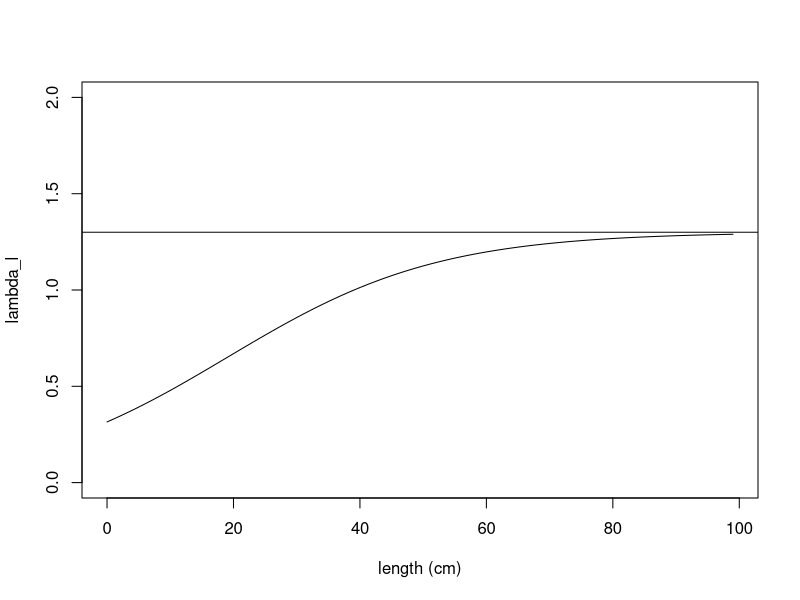
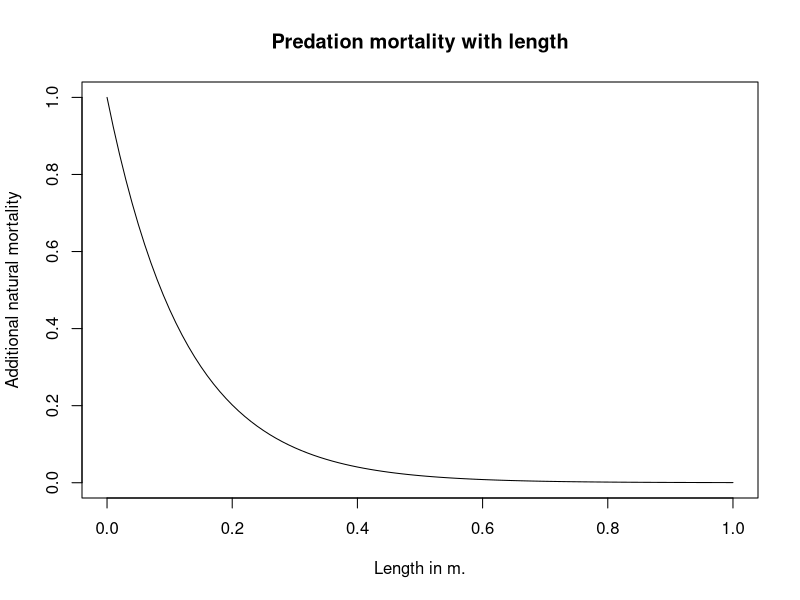
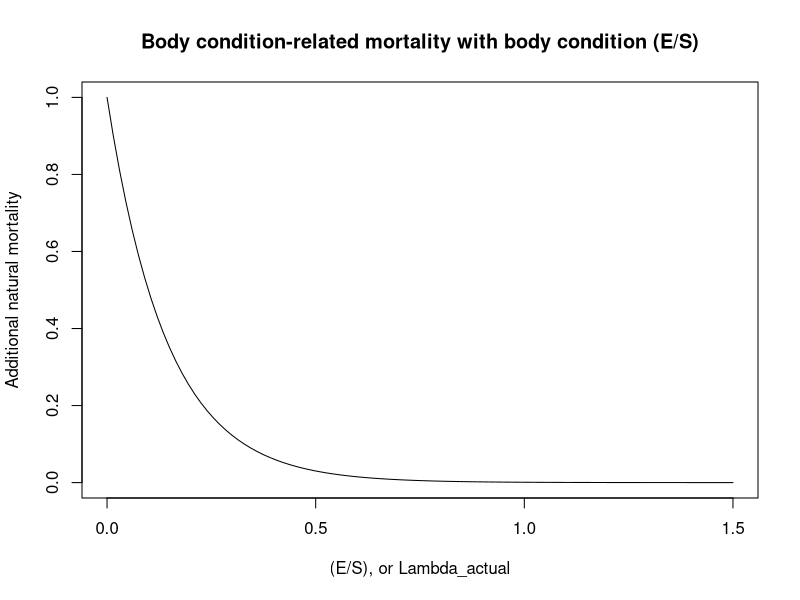
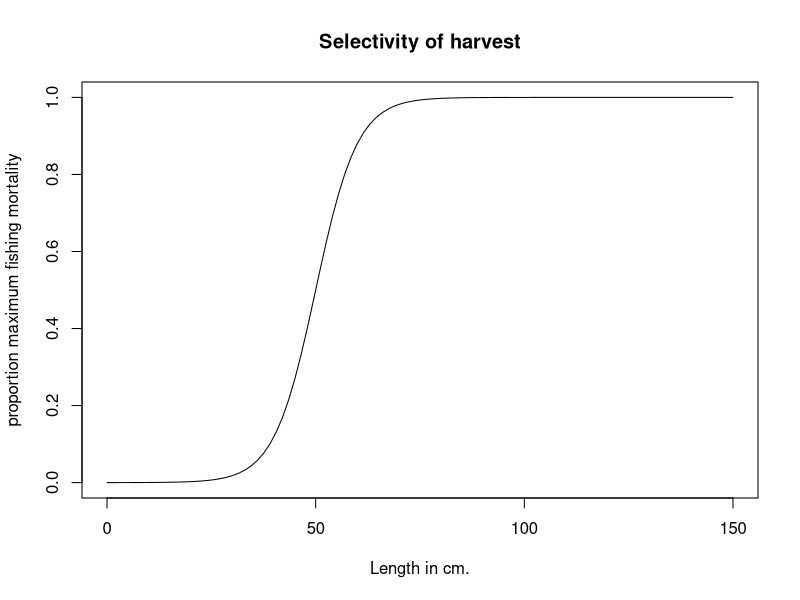

Generate these figures, in order, with R: (Note: a time limit stopped this script after it produced the figures.)
## ---- chunk 1
knitr::opts_chunk$set(echo = TRUE)
## ---- chunk 2
ratios <- vector(mode="numeric", length=25)
r =6
# In meters
a_bar = 0.2
lambda_min=0

lambda_max=1.3

for (i in 1:100) {
  ratios[i] <- lambda_min + (lambda_max-lambda_min)*(exp(r*((i/100)-a_bar)))/(1+exp(r*((i/100)-a_bar)))
}
plot(0:(length(ratios)-1), ratios, xlab="length (cm)", ylab="lambda_l", type="l", ylim=c(0,2))
abline(h=1.3)
## ---- chunk 3
curve(exp(-8*x), from =0, to=1, xlab="Length in m.", ylab="Additional natural mortality", main="Predation mortality with length")
curve(exp(-7*x), from =0, to=1.5, xlab="(E/S), or Lambda_actual", ylab="Additional natural mortality", main="Body condition-related mortality with body condition (E/S)")
## ---- chunk 4
curve(1/(1+exp(-0.2*(x - 50))), from =0, to=150, xlab="Length in cm.", ylab="proportion maximum fishing mortality", main="Selectivity of harvest")
## ---- chunk 5
# genotype1r = 4
# genotype2r = 8
# genotype1l_bar = 0.2
# genotype2l_bar = 0.2
# genotype1w = 0.674
# genotype2w = 0.674

# genotype1r = 6
# genotype2r = 6
# genotype1l_bar = 0.2
# genotype2l_bar = 0.2
# genotype1w = 0.7
# genotype2w = 0.3

genotype1r = 6
genotype2r = 6
genotype1l_bar = 0.2
genotype2l_bar = 0
genotype1w = 0.674
genotype2w = 0.674

# Set longevity of the fish species, runtime of the model, and number of distinct genotypes
longevity_days = 9125
# set runtime to any arbitrary desired value, in units of days, that is a multiple of 365
runtime_days = 150*365
genotypes = 2
# Setting the length of the timestep in days - set to any fraction of 365
timescale= (365)/4
# Setting run time and longevity to units of time steps
runtime = round(runtime_days/timescale)
longevity = round(longevity_days/timescale)

# How long to run model for convergence before addition of genetic diversity
# in units of days
add_genotypes = 33440

initialize_pop_matrices <- function(longevity, runtime, genotype) {
  # Initialize matrix of columns (years) and rows (age classes)
  # Multiplied by 3 because we'll be storing cohorts' reproductive biomass and lengths 
  age_dist=matrix(0L, nrow=longevity*3, ncol=runtime+1)
  # Add (arbitrarily) 1000000 individuals to age=10 to start with
  age_dist[round(3650/timescale), 1] = 1000000
  return(age_dist)
}

# Generate a matrix for each genotype
for (g in 1:genotypes) {
  assign(paste("age_dist_",g,sep=""),initialize_pop_matrices(longevity, runtime, g),envir = .GlobalEnv)
}

# Set parameters
# Need to add density dependence
# The steepness of the increase in the ratio lambda (reversible over structural mass)
r = 6
# The length at which the increasing function of lambda reaches its inflection point
l_bar = 0.2
# Scaling parameter for obtaining structural mass from standard length
c_1 = 5787
# Multiplier for obtaining overall yearly energy intake as a function of structural mass
p_0 = 0.1*timescale
# Exponent for obtaining overall yearly energy intake as a function of structural mass
p_1 = 2/3
# Maximum ratio lambda (reversible over structural mass) a fish can attain over its life
lambda_max = 1.3
# Minimum ratio lambda a fish can attain over its life
lambda_min = 0
# Multiplier for obtaining cost of maintenance of structural mass
c_S = 0.003*timescale
# Multiplier for obtaining cost of maintenance of reversible mass
c_E = 0.0003*timescale
# Efficiency with which energy is converted into reversible mass
e_E = 0.9
# Efficiency with which energy is converted to structural mass
e_S = (1/3)
# Multiplier and exponent for the cost of reproduction (in grams)
r_0 = 6
r_1 = 0.6
# Effectively, reproductive investment (fraction of reversible mass devoted to reproduction)
w= 0.674
# Instantaneous base mortality rate, derived from daily instantaneous probability of survival for M=-0.2, multiplied to -1 to make positive
m = log(0.999452^timescale)*(-1)
# Instantaneous fishing mortality
Fishing = 0
# Ricker
alpha = 8.44e-09
b = 4.43e-15
# Parameter setting size-selection ogive steepness
q_f = 0.2
# Minimum catch size for the species (in meters)
mincatchsize = 0.5
# Total population biomass
b_t=0
# Increased natural mortality rate at E/S = 0 or S = 0 
# For roughly 0.5 year-based instantaneous mortality at ~1 yrs., Koster et al 2003
m_p_max=log(0.9986^timescale)*(-1)
m_c_max=log(0.95^timescale)*(-1)
# Egg packing constant
packing = 4.45e6
# Parameter for exponential decline in condition-dependent mortality with improved body condition
z_c=7
# Parameter for exponential decline in predation mortality with increased body length
z_p=8
# Resource density
RD = 9000000
# Consumption with resource density half-saturation constant
K_RD = 1000000
# Variability in resource
sd_RD = 0
# How much energy intake is affected by changes in resources (1=no change)
resource = 1

# GROWTH FUNCTIONS

# For obtaining structural mass
structural_mass <- function(l) {
  return(c_1*(l)^3)
}

# Calculate the instrinsic length-dependent E/S ratio that the fish is trying to attain
intrinsic_lambda <- function(l, l_bar, r, lambda_min, lambda_max) {
  return(lambda_min + (lambda_max-lambda_min)*(exp(r*(l-l_bar)))/(1+exp(r*(l-l_bar))))
}

# Energy intake for the fish per year, dependent on fish structural biomass
size_dependent_energy_intake <- function(S, p_0, p_1) {
  return(resource*p_0*(S)^(p_1))
}

# Calculate the cost of the year of maintaining current structural and reversible biomass
maintenance_cost <- function(S, E, c_S, c_E) {
  return(c_S*S + c_E*E)
}

# Function for calculating a new, reduced level of reversible biomass, if net energy intake is negative
negative_p_net <- function(E, p_net, e_E) {
  if (p_net < 0) {
    return(E + (p_net/e_E))}
}

# Calculate the amount of energy needed to raise the R/S ratio to the length-dependent maximum
p_E_raising_lambda <- function(lambda_a, S, E) {
  return((lambda_a*S - E))
}

# Calculating proportion of any remaining energy to be converted to structural mass, to maintain R/S
remaining_energy_allocation <- function(e_S, e_E, lambda_a) {
  return((lambda_a*e_S)/(lambda_a*e_S + e_E))
}

# Obtain R and S for a cohort prior to its reproduction (or failure to reproduce) that year
get_pre_reproductive_size <- function(E_past, l_past, a) {
  S_past = structural_mass(l_past)
  S = S_past
  lambda_a = intrinsic_lambda(l_past, l_bar, r, lambda_min, lambda_max)
  p_net = size_dependent_energy_intake(S_past, p_0, p_1) - maintenance_cost(S_past, E_past, c_S, c_E)
  if (p_net < 0) {
    E <- max(0,negative_p_net(E_past, p_net, e_E))
  }
  if (p_net >= 0 & lambda_a > (E_past/S_past)) {
    # Gives amount of grams needed to raise E/S to lambda_l - not taking efficiency into account yet
    p_E = p_E_raising_lambda(lambda_a, S_past, E_past)
    if ((p_E/e_E - p_net) >=0) {
      E_past = p_net*e_E + E_past
      p_net = 0
    }
    if ((p_E/e_E - p_net) <0) {
      E_past = p_E + E_past
      p_net = p_net - p_E/e_E
    }
  }
  E = E_past
  if (p_net >= 0) {
    E = E_past + remaining_energy_allocation(e_S, e_E, lambda_a)*e_E*p_net
    S = S_past + (1-remaining_energy_allocation(e_S, e_E, lambda_a))*e_S*p_net
  }
  l = (S/c_1)^(1/3)
  output <- c(E,l)
  return(output)
}

# REPRODUCTION FUNCTIONS

# Calculate spawning stock biomass
fecundity <- function(ages, t, age_dist, g) {
  # Parameterizing genotypes
  if (t >= round(add_genotypes/timescale)) {
    w=0.674
    # Genotype parameterization
    if (g==1) {
      w=genotype1w
    }
    if (g==2) {
      w=genotype2w
    }
  }
  fecundity = 0
  for (a in ages) {
    if ((w*age_dist[a+(longevity),t]-(r_0*structural_mass(age_dist[a+(2*longevity),t]))^(r_1))>0) {
      fecundity = fecundity + (w*age_dist[a+(longevity),t]-(r_0*structural_mass(age_dist[a+(2*longevity),t]))^(r_1))*age_dist[a,t]
      age_dist[a+(longevity),t] = age_dist[a+(longevity),t] - w*age_dist[a+(longevity),t]
    }
  }
  # Convert from g. to kg.
  fecundity = fecundity/1000
  # Convert from kg. to fecundity
  fecundity = fecundity*(packing)
  assign(paste("age_dist_",g,sep=""),age_dist, envir = .GlobalEnv) 
  return(fecundity)
}

# Calculate total population biomass
biomass_t <- function(ages, t) {
  for (a in ages) {
    b_t = b_t + age_dist[a, t-1]*(structural_mass(age_dist[a+(2*longevity),t-1]))
  }
  return(b_t)
}

# Density dependent recruitment for this year
recruitment <- function(age, ages, t) {
  egg_production_total = 0
  for (g in 1:genotypes) {
    egg_production_total = egg_production_total + fecundity(ages, t, get(paste("age_dist_",g,sep="")),g)
  }
  relative_recruitment = vector(mode="numeric", length=genotypes)
  for (g in 1:genotypes) {
    relative_recruitment[g] = fecundity(ages, t, get(paste("age_dist_",g,sep="")),g)/egg_production_total
  }
  if (age==0) {
    N_0 = alpha * egg_production_total * exp(-b*egg_production_total)
    # Converting from thousands recruits to recruits, dividing by 2 because Ricker makes both male and female fish
    N_0 = N_0 * 1000
    N_0 = N_0/2
  }
  for (g in 1:genotypes) {
    age_dist = get(paste("age_dist_",g,sep=""))
    age_dist[1,t] = N_0*relative_recruitment[g]
    assign(paste("age_dist_",g,sep=""),age_dist, envir = .GlobalEnv) 
  }
}

# Add new recruits, and change the reproducing cohorts' amount of reversible mass
reproduce <- function(ages, t) {
  if (t>1) {
    recruitment(0, ages, t)
  }
}

# MORTALITY FUNCTIONS

# Fishing mortality is size selective
selective_mortality <- function(length) {
  1 / (1 + exp(-q_f*(length - mincatchsize)*100))
}

# Mortality drops as E/S increases, as S increases
mortality <- function(age) {
  cond <- 100*(((age_dist[age-1+(longevity),t-1]))+structural_mass(age_dist[age-1+(2*longevity),t-1]))/((100*age_dist[age-1+(2*longevity),t-1])^3)
  length = age_dist[age-1+(2*longevity),t-1]
  if (age < longevity) {
    N_t = age_dist[age-1,t-1]*exp( -m + -Fishing*selective_mortality(length) - m_c_max*exp(-z_c*cond) - (m_p_max-m)*exp(-z_p*length) )
  }
  if (age == longevity) {
    N_t = age_dist[age-1,t-1]*exp( -m + -Fishing*selective_mortality(length) - m_c_max*exp(-z_c*cond) - (m_p_max-m)*exp(-z_p*length))
    N_t = age_dist[age,t-1]*exp( -m + -Fishing*selective_mortality(length) - m_c_max*exp(-z_c*cond) - (m_p_max-m)*exp(-z_p*length))
  }
  return(N_t)
}

# Initial masses and lengths for age 0 cod from table 2.2.1 from Ianelli et al., and (for the lambda ratio) from Audzijonyte and Richards
# Calculate lengths (and reversible masses) at each age for the model with no density dependence
lengths_at_t1 <- function(genotypes) {
  t=1
  for (g in 1:genotypes) {
    age_dist = get(paste("age_dist_",g,sep=""))
    age_dist[1+(longevity), 1] = 3.938
    age_dist[1+2*(longevity), 1] = 0.1102
    for (i in 2:longevity) {
      new_E_l = get_pre_reproductive_size(age_dist[i-1+(longevity), 1],age_dist[i-1+2*(longevity), 1], i-1)
      age_dist[i+(longevity), 1] = new_E_l[1]
      age_dist[i+(2*longevity), 1] = new_E_l[2]
      if ((w*age_dist[i+(longevity),t]-(r_0*structural_mass(age_dist[i+(2*longevity),t]))^(r_1))>0)
      {
       age_dist[i+(longevity),t] = age_dist[i+(longevity),t] - w*age_dist[i+(longevity),t]*(timescale/365) 
      }
    }
    assign(paste("age_dist_",g,sep=""),age_dist, envir = .GlobalEnv) 
  }
}  

# Initialize lengths and reversible masses for ages
lengths_at_t1(genotypes)

# Set runtime so is extra time left in end of model, to account for recruitment lag
runtime <- (runtime - (round(365/timescale)))

# Run the model
for (t in 2:runtime) {
  random_multiplier <- max(rnorm(1,1,sd=sd_RD),0)
  resource = (random_multiplier*RD/(K_RD+ random_multiplier*RD))  
  b_t=0
  if (t == round(add_genotypes/timescale)) {
    Fishing = log(exp(-0)^(1/(365/timescale)))*(-1)
    sd_RD = 0
  }
  for (genotype in 1:genotypes) {
    age_dist = get(paste("age_dist_",genotype,sep=""))
    b_t = biomass_t(1:longevity, t)
    assign(paste("age_dist_",genotype,sep=""),age_dist, envir = .GlobalEnv) 
  }
  for (genotype in 1:genotypes) {
    
    # Parameterizing genotypes
    if (t >= round(add_genotypes/timescale)) {
      r=6
      # Genotype parameterization
      if (genotype==1) {
        # a_bar = 36.5
        r=genotype1r
        l_bar = genotype1l_bar
      }
      if (genotype==2) {
        # a_bar = 365*2
        r=genotype2r
        l_bar = genotype2l_bar
      }
    }
  
    age_dist = get(paste("age_dist_",genotype,sep=""))
    age_dist[1+(longevity), t] =  3.938
    age_dist[1+2*(longevity), t] = 0.1102
    for (age in 2:longevity) {
      new_E_l = get_pre_reproductive_size(age_dist[age-1+(longevity), t-1],age_dist[age-1+2*(longevity), t-1], age-1)
      age_dist[age+(longevity), t] = new_E_l[1]
      age_dist[age+(2*longevity), t] = new_E_l[2]
    
    # Mortality
    for (age in 2:longevity) {
      age_dist[age, t] <- mortality(age)
    }
    }
    assign(paste("age_dist_",genotype,sep=""),age_dist, envir = .GlobalEnv) 
  }
  if ((t%%round(365/timescale) == 0)) {
   reproduce(1:longevity, t) 
  }
}

## ---- chunk 6
### Analysis code

approach <- vector(mode="numeric", length=runtime)
for (i in 1:runtime) {
  for (j in 1:genotypes) {
    approach[i] <- approach[i]+ sum(get(paste("age_dist_", j, sep=""))[1:longevity,i])
  } 
}
# Plot population dynamics
plot(approach[seq(round(add_genotypes/timescale),length(approach), by=4)],lty=1, pch=19, type="l", ylab="Abundance",xlab="Time (units of 3 month intervals)", ylim=c(0,max(approach)), main= "No harvesting, constant resource")
approach <- vector(mode="numeric", length=runtime)
for (i in 1:runtime) {
  approach[i] <- sum(age_dist_1[1:longevity,i])
}
lines(approach[seq(round(add_genotypes/timescale),length(approach), by=4)], lty=2, pch=19, type="l", col="blue")
cols <- c(3,4,5,6)
for (j in 2:genotypes) {
  approach <- vector(mode="numeric", length=runtime)
  for (i in 1:runtime) {
    approach[i] <- sum(get(paste("age_dist_",j, sep=""))[1:longevity,i])
  }
  lines(approach[seq(round(add_genotypes/timescale),length(approach), by=4)], lty=cols[j-1], pch=19, col="red")
}
legend("topright",legend=c("all", "large maturer","small maturer"), lty=1:3, col=c("black","blue","red"))
## ---- chunk 7
# Run the model
for (t in (round(add_genotypes/timescale)):runtime) {
  random_multiplier <- max(rnorm(1,1,sd=sd_RD),0)
  resource = (random_multiplier*RD/(K_RD+ random_multiplier*RD))  
  b_t=0
  if (t == round(add_genotypes/timescale)) {
    Fishing = log(exp(-0.1)^(1/(365/timescale)))*(-1)
    sd_RD = 0
  }
  for (genotype in 1:genotypes) {
    age_dist = get(paste("age_dist_",genotype,sep=""))
    b_t = biomass_t(1:longevity, t)
    assign(paste("age_dist_",genotype,sep=""),age_dist, envir = .GlobalEnv) 
  }
  for (genotype in 1:genotypes) {
    
    # Parameterizing genotypes
    if (t >= round(add_genotypes/timescale)) {
      r=6
      # Genotype parameterization
      if (genotype==1) {
        # a_bar = 36.5
        r=genotype1r
        l_bar = genotype1l_bar
      }
      if (genotype==2) {
        # a_bar = 365*2
        r=genotype2r
        l_bar = genotype2l_bar
      }
    }
  
    age_dist = get(paste("age_dist_",genotype,sep=""))
    age_dist[1+(longevity), t] =  3.938
    age_dist[1+2*(longevity), t] = 0.1102
    for (age in 2:longevity) {
      new_E_l = get_pre_reproductive_size(age_dist[age-1+(longevity), t-1],age_dist[age-1+2*(longevity), t-1], age-1)
      age_dist[age+(longevity), t] = new_E_l[1]
      age_dist[age+(2*longevity), t] = new_E_l[2]
    
    # Mortality
    for (age in 2:longevity) {
      age_dist[age, t] <- mortality(age)
    }
    }
    assign(paste("age_dist_",genotype,sep=""),age_dist, envir = .GlobalEnv) 
  }
  if ((t%%round(365/timescale) == 0)) {
   reproduce(1:longevity, t) 
  }
}

### Analysis code

approach <- vector(mode="numeric", length=runtime)
for (i in 1:runtime) {
  for (j in 1:genotypes) {
    approach[i] <- approach[i]+ sum(get(paste("age_dist_", j, sep=""))[1:longevity,i])
  } 
}
# Plot population dynamics
plot(approach[seq(round(add_genotypes/timescale),length(approach), by=4)],lty=1, pch=19, type="l", ylab="Abundance",xlab="Time (units of 3 month intervals)", ylim=c(0,max(approach)), main= "Harvesting, constant resource")
approach <- vector(mode="numeric", length=runtime)
for (i in 1:runtime) {
  approach[i] <- sum(age_dist_1[1:longevity,i])
}
lines(approach[seq(round(add_genotypes/timescale),length(approach), by=4)], lty=2, pch=19, type="l", col="blue")
cols <- c(3,4,5,6)
for (j in 2:genotypes) {
  approach <- vector(mode="numeric", length=runtime)
  for (i in 1:runtime) {
    approach[i] <- sum(get(paste("age_dist_",j, sep=""))[1:longevity,i])
  }
  lines(approach[seq(round(add_genotypes/timescale),length(approach), by=4)], lty=cols[j-1], pch=19, col="red")
}
legend("topright",legend=c("all", "large maturer","small maturer"), lty=1:3, col=c("black","blue","red"))
## ---- chunk 8
total_r_nh <- vector(mode="numeric")
g_1_r_nh <- vector(mode="numeric")
g_2_r_nh <- vector(mode="numeric")

for (rrun_counter in 1:10) {

# Need to take this loop out, integrate into rest of code
random_resources <- vector(mode="numeric", length=runtime)
for (r in 1:runtime) {
  random_resources[r] <- max(rnorm(1,1,sd=1),0)
}

# Run the model
for (t in (round(add_genotypes/timescale)):runtime) {
  random_multiplier <- random_resources[t]
  resource = (random_multiplier*RD/(K_RD+ random_multiplier*RD))  
  b_t=0
  if (t == round(add_genotypes/timescale)) {
    Fishing = log(exp(-0)^(1/(365/timescale)))*(-1)
    sd_RD = 0.25
  }
  for (genotype in 1:genotypes) {
    age_dist = get(paste("age_dist_",genotype,sep=""))
    b_t = biomass_t(1:longevity, t)
    assign(paste("age_dist_",genotype,sep=""),age_dist, envir = .GlobalEnv) 
  }
  for (genotype in 1:genotypes) {
    
    # Parameterizing genotypes
    if (t >= round(add_genotypes/timescale)) {
      r=6
      # Genotype parameterization
      if (genotype==1) {
        # a_bar = 36.5
        r=genotype1r
        l_bar = genotype1l_bar
      }
      if (genotype==2) {
        # a_bar = 365*2
        r=genotype2r
        l_bar = genotype2l_bar
      }
    }
  
    age_dist = get(paste("age_dist_",genotype,sep=""))
    age_dist[1+(longevity), t] =  3.938
    age_dist[1+2*(longevity), t] = 0.1102
    for (age in 2:longevity) {
      new_E_l = get_pre_reproductive_size(age_dist[age-1+(longevity), t-1],age_dist[age-1+2*(longevity), t-1], age-1)
      age_dist[age+(longevity), t] = new_E_l[1]
      age_dist[age+(2*longevity), t] = new_E_l[2]
    
    # Mortality
    for (age in 2:longevity) {
      age_dist[age, t] <- mortality(age)
    }
    }
    assign(paste("age_dist_",genotype,sep=""),age_dist, envir = .GlobalEnv) 
  }
  if ((t%%round(365/timescale) == 0)) {
   reproduce(1:longevity, t) 
  }
}

### Analysis code

approach <- vector(mode="numeric", length=runtime)
for (i in 1:runtime) {
  for (j in 1:genotypes) {
    approach[i] <- approach[i]+ sum(get(paste("age_dist_", j, sep=""))[1:longevity,i])
  } 
}
total_r_nh <- c(total_r_nh, approach[seq(round(add_genotypes/timescale),length(approach), by=4)])
# Plot population dynamics
plot(approach[seq(round(add_genotypes/timescale),length(approach), by=4)],lty=1, pch=19, type="l", ylab="Abundance",xlab="Time (units of 3 month intervals)", ylim=c(0,max(approach)), main= "No harvesting, variable resource")
approach <- vector(mode="numeric", length=runtime)
for (i in 1:runtime) {
  approach[i] <- sum(age_dist_1[1:longevity,i])
}
lines(approach[seq(round(add_genotypes/timescale),length(approach), by=4)], lty=2, pch=19, type="l")
g_1_r_nh <- c(g_1_r_nh, approach[seq(round(add_genotypes/timescale),length(approach), by=4)])
cols <- c(3,4,5,6)
for (j in 2:genotypes) {
  approach <- vector(mode="numeric", length=runtime)
  for (i in 1:runtime) {
    approach[i] <- sum(get(paste("age_dist_",j, sep=""))[1:longevity,i])
  }
  lines(approach[seq(round(add_genotypes/timescale),length(approach), by=4)], lty=cols[j-1], pch=19)
  g_2_r_nh <- c(g_2_r_nh, approach[seq(round(add_genotypes/timescale),length(approach), by=4)])
}
legend("topright",legend=c("all", "large maturer","small maturer"), lty=1:3)

}

plot((round(add_genotypes/timescale)):runtime, random_resources[(round(add_genotypes/timescale)):runtime], col="green", main="Variation in resources over time", xlab="Time", ylab="Total amt. resource in enironment", type="l")
## ---- chunk 9
total_r_h <- vector(mode="numeric")
g_1_r_h <- vector(mode="numeric")
g_2_r_h <- vector(mode="numeric")

for (rrun_counter in 1:10) {

# Need to take this loop out, integrate into rest of code
random_resources <- vector(mode="numeric", length=runtime)
for (r in 1:runtime) {
  random_resources[r] <- max(rnorm(1,1,sd=1),0)
}

# Run the model
for (t in (round(add_genotypes/timescale)-10):runtime) {
  random_multiplier <- random_resources[t]
  resource = (random_multiplier*RD/(K_RD+ random_multiplier*RD))
  b_t=0
  if (t == round(add_genotypes/timescale)) {
    Fishing = log(exp(-0.1)^(1/(365/timescale)))*(-1)
    sd_RD = 0.25
  }
  for (genotype in 1:genotypes) {
    age_dist = get(paste("age_dist_",genotype,sep=""))
    b_t = biomass_t(1:longevity, t)
    assign(paste("age_dist_",genotype,sep=""),age_dist, envir = .GlobalEnv) 
  }
  for (genotype in 1:genotypes) {
    
    # Parameterizing genotypes
    if (t >= round(add_genotypes/timescale)) {
      r=6
      # Genotype parameterization
      if (genotype==1) {
        # a_bar = 36.5
        r=genotype1r
        l_bar = genotype1l_bar
      }
      if (genotype==2) {
        # a_bar = 365*2
        r=genotype2r
        l_bar = genotype2l_bar
      }
    }
  
    age_dist = get(paste("age_dist_",genotype,sep=""))
    age_dist[1+(longevity), t] =  3.938
    age_dist[1+2*(longevity), t] = 0.1102
    for (age in 2:longevity) {
      new_E_l = get_pre_reproductive_size(age_dist[age-1+(longevity), t-1],age_dist[age-1+2*(longevity), t-1], age-1)
      age_dist[age+(longevity), t] = new_E_l[1]
      age_dist[age+(2*longevity), t] = new_E_l[2]
    
    # Mortality
    for (age in 2:longevity) {
      age_dist[age, t] <- mortality(age)
    }
    }
    assign(paste("age_dist_",genotype,sep=""),age_dist, envir = .GlobalEnv) 
  }
  if ((t%%round(365/timescale) == 0)) {
   reproduce(1:longevity, t) 
  }
}

### Analysis code

approach <- vector(mode="numeric", length=runtime)
for (i in 1:runtime) {
  for (j in 1:genotypes) {
    approach[i] <- approach[i]+ sum(get(paste("age_dist_", j, sep=""))[1:longevity,i])
  } 
}
total_r_h <- c(total_r_h, approach[seq(round(add_genotypes/timescale),length(approach), by=4)])
# Plot population dynamics
plot(approach[seq(round(add_genotypes/timescale),length(approach), by=4)],lty=1, pch=19, type="l", ylab="Abundance",xlab="Time (units of 3 month intervals)", ylim=c(0,max(approach)), main= "Harvesting, variable resource")
approach <- vector(mode="numeric", length=runtime)
for (i in 1:runtime) {
  approach[i] <- sum(age_dist_1[1:longevity,i])
}
lines(approach[seq(round(add_genotypes/timescale),length(approach), by=4)], lty=2, pch=19, type="l")
g_1_r_h <- c(g_1_r_h, approach[seq(round(add_genotypes/timescale),length(approach), by=4)])
cols <- c(3,4,5,6)
for (j in 2:genotypes) {
  approach <- vector(mode="numeric", length=runtime)
  for (i in 1:runtime) {
    approach[i] <- sum(get(paste("age_dist_",j, sep=""))[1:longevity,i])
  }
  lines(approach[seq(round(add_genotypes/timescale),length(approach), by=4)], lty=cols[j-1], pch=19)
  g_2_r_h <- c(g_2_r_h, approach[seq(round(add_genotypes/timescale),length(approach), by=4)])
}
legend("topright",legend=c("all", "large maturer","small maturer"), lty=1:3)


}

plot((round(add_genotypes/timescale)):runtime, random_resources[(round(add_genotypes/timescale)):runtime], col="green", main="Variation in resources over time", xlab="Time", ylab="Total amt. resource in enironment", type="l")
## ---- chunk 10
# i_0 must be a year where there was recruitment
i_0 = 443
repro_vec = vector(length=longevity, mode="numeric")
survivor_vec = vector(length=longevity, mode="numeric")
length_vec_1 = vector(length=100, mode="numeric")
cond_vec_1 = vector(length=100, mode="numeric")
w = genotype1w
r = genotype1r
age_dist <- age_dist_1
survivor_vec[1]<-age_dist[1,i_0+1]
repro_vec[1] <- 0
for (i in 2:longevity) {
  repro_vec[i] <- max(0, (w*age_dist[i+(longevity),i_0+i] - (r_0*structural_mass(age_dist[i+(2*longevity),i_0+i]))^(r_1)))
  survivor_vec[i] <- age_dist[i,i_0+i]/(survivor_vec[1])
   length_vec_1[i] <- age_dist[i+(2*longevity),i_0+i]
   cond_vec_1[i] <- 100*(((age_dist[i+(longevity),i_0+i]))+structural_mass(age_dist[i+(2*longevity),i_0+i]))/((100*age_dist[i+(2*longevity),i_0+i])^3)
}
survivor_vec_1 <- survivor_vec
repro_vec_1 <- repro_vec

i_0 = 443
repro_vec = vector(length=100, mode="numeric")
survivor_vec = vector(length=100, mode="numeric")
length_vec = vector(length=100, mode="numeric")
cond_vec = vector(length=100, mode="numeric")
w = genotype2w
r = genotype2r
age_dist <- age_dist_2
survivor_vec[1]<-age_dist[1,i_0+1]
repro_vec[1] <- 0
for (i in 2:longevity) {
  # Should really be relative recruitment
  repro_vec[i] <- max(0, (w*age_dist[i+(longevity),i_0+i] - (r_0*structural_mass(age_dist[i+(2*longevity),i_0+i]))^(r_1)))
 survivor_vec[i] <- age_dist[i,i_0+i]/(survivor_vec[1])
 length_vec[i] <- age_dist[i+(2*longevity),i_0+i]
 cond <- 100*(((age_dist[age-1+(longevity),t-1]))+structural_mass(age_dist[age-1+(2*longevity),t-1]))/((100*age_dist[age-1+(2*longevity),t-1])^3)
 cond_vec[i] <- 100*(((age_dist[i+(longevity),i_0+i]))+structural_mass(age_dist[i+(2*longevity),i_0+i]))/((100*age_dist[i+(2*longevity),i_0+i])^3)
}
plot((survivor_vec[2:length(survivor_vec)])-(survivor_vec_1[2:length(survivor_vec_1)]), ylab="Survivorship of genotype 2 - genotype 1", main="Survivorship advantage/disadvantage of\ngenotype 2 over 1", xlab="Age")
plot((length_vec[2:length(survivor_vec)])-(length_vec_1[2:length(survivor_vec_1)]), ylab="Length of genotype 2 - genotype 1", main="Length advantage/disadvantage of\ngenotype 2 over 1", xlab="Age")
plot(repro_vec-repro_vec_1, ylab="Reproduction of genotype 2 - genotype 1", main="Reproduction advantage/disadvantage of\ngenotype 2 over 1", xlab="Age")
